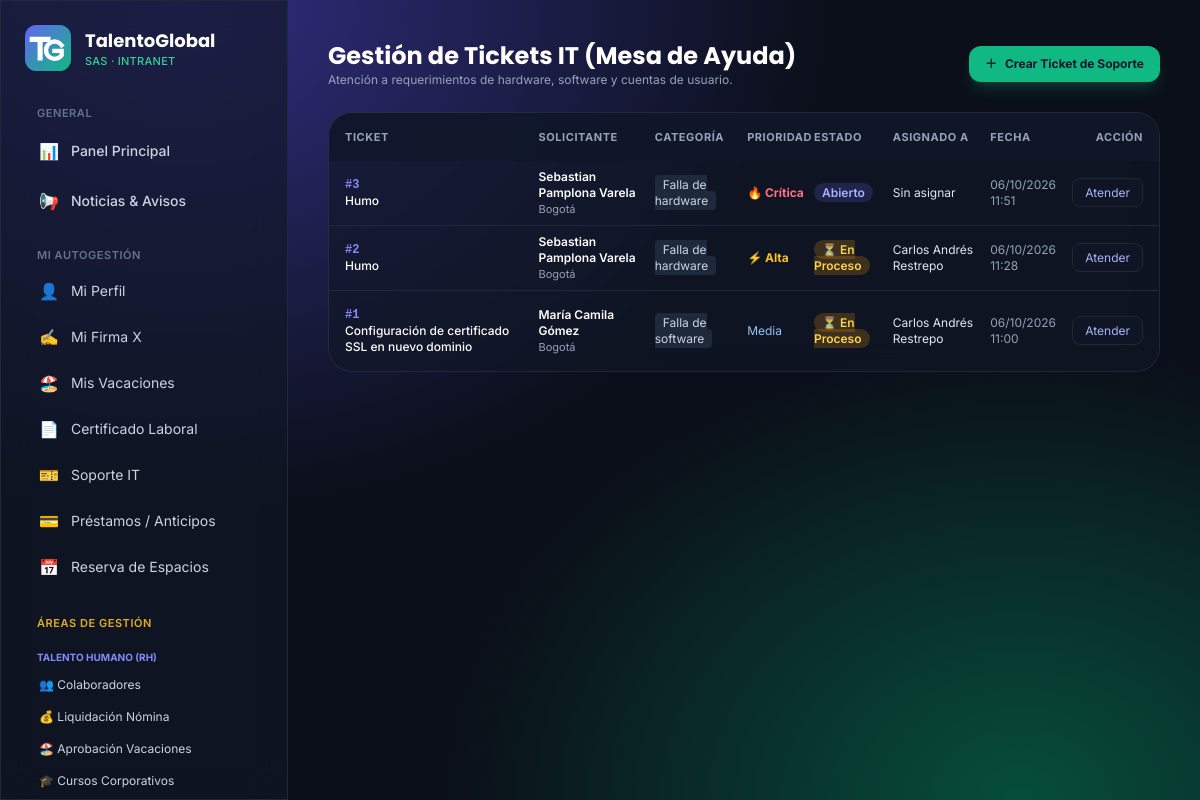
The page /soporte/tickets/gestion/ (signed in) on the database its author committed.
### core/models.py (models this page shows, shortened)
class TicketSoporte(models.Model):
    CATEGORIAS = [("HARDWARE", "Falla de hardware"), ("SOFTWARE", "Falla de software"), ("ACCESOS", "Accesos y cuentas")]
    PRIORIDADES = [("BAJA", "Baja"), ("MEDIA", "Media"), ("ALTA", "Alta"), ("CRITICA", "Crítica")]
    ESTADOS = [("ABIERTO", "Abierto"), ("EN_PROCESO", "En proceso"), ("RESUELTO", "Resuelto"), ("CERRADO", "Cerrado")]
    solicitante = models.ForeignKey(Empleado, on_delete=models.CASCADE, related_name="tickets")
    categoria = models.CharField(max_length=10, choices=CATEGORIAS)
    prioridad = models.CharField(max_length=8, choices=PRIORIDADES, default="MEDIA")
    asunto = models.CharField(max_length=160)
    descripcion = models.TextField("Descripción del problema")
    estado = models.CharField(max_length=10, choices=ESTADOS, default="ABIERTO")
    asignado_a = models.ForeignKey(Empleado, null=True, blank=True, on_delete=models.SET_NULL, related_name="tickets_asignados")
    solucion = models.TextField("Respuesta / solución", blank=True)
    creado = models.DateTimeField(auto_now_add=True)
    actualizado = models.DateTimeField(auto_now=True)
    class Meta:
        ordering = ["-creado"]
        verbose_name = "ticket de soporte"

class Empleado(models.Model):
    ROL_ADMIN = "ADMIN"
    ROL_RH = "RH"
    ROL_IT = "IT"
    ROL_FINANZAS = "FINANZAS"
    ROL_OPERACIONES = "OPERACIONES"
    ROL_EMPLEADO = "EMPLEADO"
    ROLES = [
        (ROL_ADMIN, "Superadministrador"),
        (ROL_RH, "Líder de Recursos Humanos"),
        (ROL_IT, "Líder de Tecnología (IT)"),
        (ROL_FINANZAS, "Líder Financiero"),
        (ROL_OPERACIONES, "Líder de Operaciones y Logística"),
        (ROL_EMPLEADO, "Colaborador"),
    ]
    CONTRATOS = [
        ("INDEFINIDO", "Término indefinido"),
        ("FIJO", "Término fijo"),
        ("OBRA", "Obra o labor"),
        ("APRENDIZAJE", "Aprendizaje"),
    ]
    user = models.OneToOneField(User, on_delete=models.CASCADE, related_name="empleado")
    documento = models.CharField("Documento de identidad", max_length=20, unique=True)
    cargo = models.CharField(max_length=120)
    salario_base = models.DecimalField(max_digits=12, decimal_places=2)
    fecha_ingreso = models.DateField()
    tipo_contrato = models.CharField(max_length=20, choices=CONTRATOS, default="INDEFINIDO")
    telefono = models.CharField("Teléfono", max_length=30, blank=True)
    direccion = models.CharField("Dirección", max_length=200, blank=True)
    sede = models.ForeignKey(Sede, on_delete=models.PROTECT, related_name="empleados")
    departamento = models.ForeignKey(
        Departamento, on_delete=models.PROTECT, related_name="empleados"
    )
    rol = models.CharField(max_length=12, choices=ROLES, default=ROL_EMPLEADO)
    activo = models.BooleanField(default=True)
    firma_x = models.TextField("Firma X", blank=True)
    firma_actualizada = models.DateTimeField(null=True, blank=True)
    class Meta:
        ordering = ["user__first_name", "user__last_name"]
    @property
    def nombre_completo(self):
        return self.user.get_full_name() or self.user.username

class Sede(models.Model):
    nombre = models.CharField(max_length=120, unique=True)
    ciudad = models.CharField(max_length=80)
    direccion = models.CharField("Dirección", max_length=200, blank=True)
    telefono = models.CharField("Teléfono", max_length=30, blank=True)
    activa = models.BooleanField(default=True)
    class Meta:
        ordering = ["nombre"]

### core/views.py (the view)
# urls.py: path("soporte/tickets/gestion/", v.ticket_panel_it, name="ticket_panel_it"),
@rol_required(IT)
def ticket_panel_it(request):
    tickets = TicketSoporte.objects.select_related("solicitante__user", "asignado_a__user").order_by("-creado")
    return render(request, "core/ticket_lista.html", {"tickets": tickets, "es_gestion_it": True})

### core/context_processors.py (called while the page is built)
def empresa(request):
    u = request.user
    ctx = {"EMPRESA": settings.EMPRESA}
    if u.is_authenticated:
        ctx.update(
            es_admin=tiene_acceso(u, (RH,)),  # panel de RH
            es_it=tiene_acceso(u, (IT,)),
            es_fin=tiene_acceso(u, (FIN,)),
            es_ops=tiene_acceso(u, (OPS,)),
            es_lider=tiene_acceso(u, TODOS_LIDERES),
        )
    return ctx

### core/permissions.py (called while the page is built)
def rol_de(user):
    if not user.is_authenticated:
        return None
    if user.is_superuser:
        return Empleado.ROL_ADMIN
    emp = getattr(user, "empleado", None)
    if emp and emp.activo:
        return emp.rol
    return None

def tiene_acceso(user, roles):
    rol = rol_de(user)
    return rol == Empleado.ROL_ADMIN or (rol is not None and rol in roles)

def rol_required(*roles):
    def deco(view):
        @wraps(view)
        def _wrapped(request, *args, **kwargs):
            if not request.user.is_authenticated:
                from django.contrib.auth.views import redirect_to_login
                return redirect_to_login(request.get_full_path())
            if not tiene_acceso(request.user, roles):
                raise PermissionDenied
            return view(request, *args, **kwargs)
        return _wrapped
    return deco

### templates/core/ticket_lista.html (shortened to what this page needs)
{% extends "base.html" %}
{% block content %}
<div class="flex flex-wrap items-center justify-between gap-4 mb-6">
  <div>
    <h1 class="font-display text-2xl font-bold text-white">
      {% if es_gestion_it %}Gestión de Tickets IT (Mesa de Ayuda){% else %}Mis Tickets de Soporte Técnico{% endif %}
    </h1>
    <p class="text-xs text-slate-400">Atención a requerimientos de hardware, software y cuentas de usuario.</p>
  </div>
  <a href="{% url 'ticket_crear' %}" class="rounded-xl bg-emerald-500 hover:bg-emerald-400 px-4 py-2.5 text-xs font-bold text-slate-900 shadow-lg shadow-emerald-500/20 transition flex items-center gap-2">
    <span>＋</span> Crear Ticket de Soporte
  </a>
</div>
<div class="glass rounded-3xl overflow-hidden">
  <div class="overflow-x-auto">
    <table class="w-full text-xs">
      <thead class="bg-slate-900/80 text-slate-400 uppercase tracking-wider text-[11px] text-left">
        <tr>
          <th class="p-4">Ticket</th>
          {% if es_gestion_it %}<th>Solicitante</th>{% endif %}
          <th>Categoría</th>
          <th>Prioridad</th>
          <th>Estado</th>
          <th>Asignado a</th>
          <th>Fecha</th>
          <th class="pr-4 text-right">Acción</th>
        </tr>
      </thead>
      <tbody class="divide-y divide-slate-800">
        {% for t in tickets %}
        <tr class="hover:bg-slate-800/40 transition">
          <td class="p-4">
            <span class="font-mono text-indigo-400 font-bold block">#{{ t.pk }}</span>
            <span class="font-medium text-white">{{ t.asunto }}</span>
          </td>
          {% if es_gestion_it %}
          <td>
            <p class="font-semibold text-white">{{ t.solicitante.nombre_completo }}</p>
            <p class="text-[11px] text-slate-400">{{ t.solicitante.sede.ciudad }}</p>
          </td>
          {% endif %}
          <td><span class="px-2 py-0.5 rounded bg-slate-800 text-slate-300">{{ t.get_categoria_display }}</span></td>
          <td>
            {% if t.prioridad == 'CRITICA' %}<span class="text-rose-400 font-bold">🔥 Crítica</span>
            {% elif t.prioridad == 'ALTA' %}<span class="text-amber-400 font-bold">⚡ Alta</span>
            {% elif t.prioridad == 'MEDIA' %}<span class="text-blue-300">Media</span>
            {% else %}<span class="text-slate-400">Baja</span>{% endif %}
          </td>
          <td>
            {% if t.estado == 'RESUELTO' %}<span class="px-2 py-0.5 rounded-full bg-emerald-500/20 text-emerald-300 font-semibold">✔ Resuelto</span>
            {% elif t.estado == 'EN_PROCESO' %}<span class="px-2 py-0.5 rounded-full bg-amber-500/20 text-amber-300 font-semibold">⏳ En Proceso</span>
            {% elif t.estado == 'CERRADO' %}<span class="px-2 py-0.5 rounded-full bg-slate-700 text-slate-400 font-semibold">Cerrado</span>
            {% else %}<span class="px-2 py-0.5 rounded-full bg-indigo-500/20 text-indigo-300 font-semibold">Abierto</span>{% endif %}
          </td>
          <td>{{ t.asignado_a.nombre_completo|default:"Sin asignar" }}</td>
          <td class="text-slate-400">{{ t.creado|date:"d/m/Y H:i" }}</td>
          <td class="pr-4 text-right">
            <a href="{% url 'ticket_detalle' t.pk %}" class="rounded-lg glass px-3 py-1.5 text-indigo-300 hover:text-white transition">
              {% if es_gestion_it %}Atender{% else %}Ver Detalle{% endif %}
            </a>
          </td>
        </tr>
        {% empty %}
        <tr><td colspan="8" class="p-8 text-center text-slate-500">No hay tickets registrados.</td></tr>
        {% endfor %}
      </tbody>
    </table>
  </div>
</div>
{% endblock %}

### templates/base.html (style rules this page uses)
body { background: radial-gradient(ellipse at 15% 0%, #312e81 0%, transparent 45%), radial-gradient(ellipse at 85% 100%, #064e3b 0%, transparent 40%), #0b0f19; background-attachment: fixed; }
.glass { background: rgba(17, 24, 39, 0.65); backdrop-filter: blur(16px); -webkit-backdrop-filter: blur(16px); border: 1px solid rgba(255, 255, 255, 0.08); }

### rows shown on the page
TicketSoporte: pk "3", asunto "Humo", solicitante.nombre_completo "Sebastian Pamplona Varela", solicitante.sede.ciudad "Bogotá", categoria "Falla de hardware", prioridad "🔥 Crítica", estado "Abierto", asignado_a.nombre_completo "Sin asignar", creado "06/10/2026 11:51"
TicketSoporte: pk "2", asunto "Humo", solicitante.nombre_completo "Sebastian Pamplona Varela", solicitante.sede.ciudad "Bogotá", categoria "Falla de hardware", prioridad "⚡ Alta", estado "⏳ En Proceso", asignado_a.nombre_completo "Carlos Andrés Restrepo", creado "06/10/2026 11:28"
TicketSoporte: pk "1", asunto "Configuración de certificado SSL en nuevo dominio", solicitante.nombre_completo "María Camila Gómez", solicitante.sede.ciudad "Bogotá", categoria "Falla de software", prioridad "Media", estado "⏳ En Proceso", asignado_a.nombre_completo "Carlos Andrés Restrepo", creado "06/10/2026 11:00"
